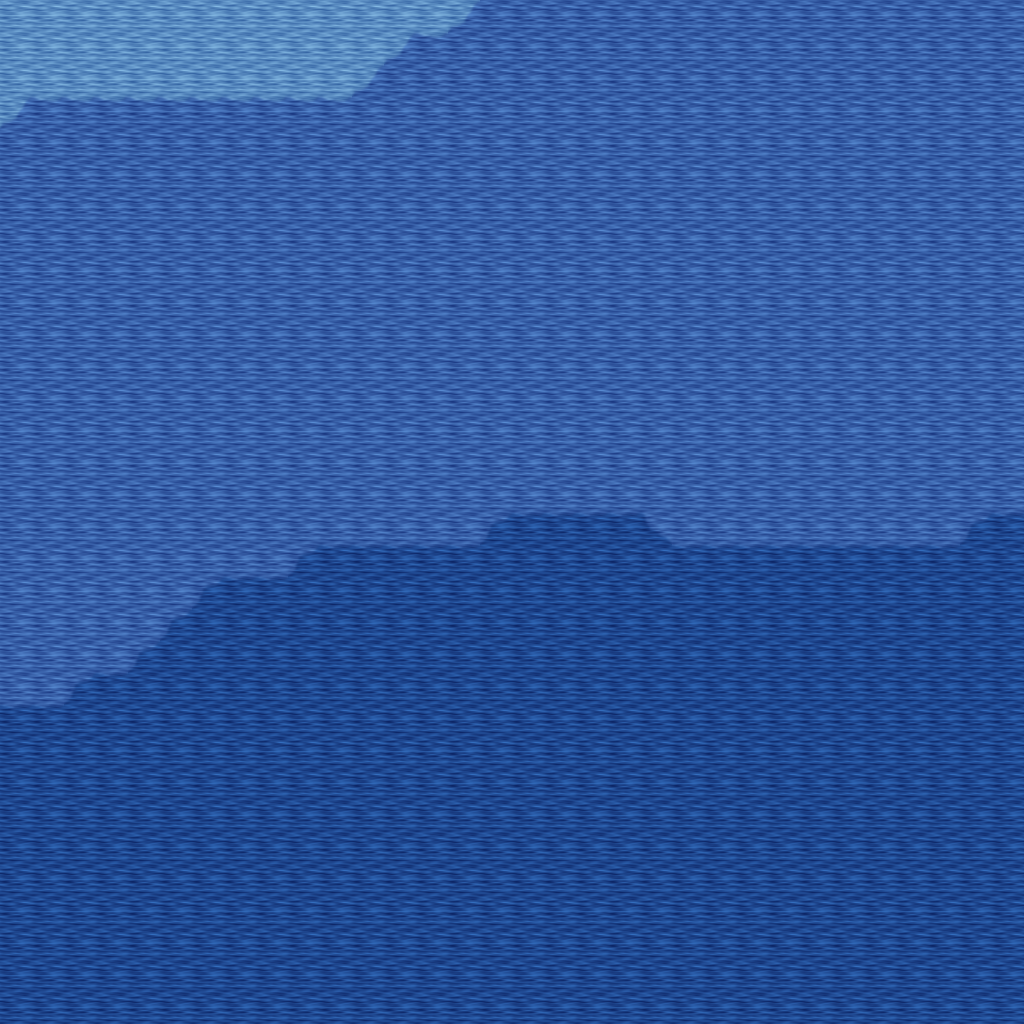

A 2D game scene composited from a Tiled map and its tileset images. What follows is a short description and the map's XML, with each tile layer's data collapsed to a summary:
An orthogonal 32x32 tile map with 32x32 px tiles, 5 tile layers (Ground, Objects, Objects2, Above, ...), 1 hidden layer not drawn, 10 tilesets.

<map version="1.10" tiledversion="1.11.0" orientation="orthogonal" renderorder="right-down" width="32" height="32" tilewidth="32" tileheight="32" infinite="0" nextlayerid="11" nextobjectid="1">
 <tileset firstgid="1" name="ground_ground" tilewidth="32" tileheight="32" tilecount="33" columns="3">
  <image source="../drawable/ground_ground.png" width="96" height="352" />
 </tileset>
 <tileset firstgid="34" name="ground_grass_edges" tilewidth="32" tileheight="32" tilecount="36" columns="12">
  <image source="../drawable/ground_grass_edges.png" width="384" height="96" />
 </tileset>
 <tileset firstgid="70" name="ground_water_pool" tilewidth="32" tileheight="32" tilecount="72" columns="3">
  <image source="../drawable/ground_water_pool.png" width="96" height="768" />
 </tileset>
 <tileset firstgid="142" name="ground_grass_corners" tilewidth="32" tileheight="32" tilecount="24" columns="6">
  <image source="../drawable/ground_grass_corners.png" width="192" height="128" />
 </tileset>
 <tileset firstgid="166" name="plant_grasses" tilewidth="32" tileheight="32" tilecount="6" columns="3">
  <image source="../drawable/plant_grasses.png" width="96" height="64" />
 </tileset>
 <tileset firstgid="172" name="plant_flower_daisy_red" tilewidth="32" tileheight="32" tilecount="8" columns="2">
  <image source="../drawable/plant_flower_daisy_red.png" width="64" height="128" />
 </tileset>
 <tileset firstgid="180" name="plant_flower_daisy_blue" tilewidth="32" tileheight="32" tilecount="8" columns="2">
  <image source="../drawable/plant_flower_daisy_blue.png" width="64" height="128" />
 </tileset>
 <tileset firstgid="188" name="item_corpse_huge_animal" tilewidth="32" tileheight="32" tilecount="16" columns="2">
  <image source="../drawable/item_corpse_huge_animal.png" width="64" height="256" />
 </tileset>
 <tileset firstgid="204" name="logic_collision" tilewidth="32" tileheight="32" tilecount="1" columns="1">
  <image source="../drawable/logic_collision.png" width="32" height="32" />
 </tileset>
 <tileset firstgid="205" name="ground_water_pool_deep" tilewidth="32" tileheight="32" tilecount="72" columns="3">
  <image source="../drawable/ground_water_pool_deep.png" width="96" height="768" />
 </tileset>
 <layer id="1" name="Ground" width="32" height="32">
  <data>[1024 cells, 1024 non-empty, 6 distinct tile ids]</data>
 </layer>
 <layer id="2" name="Objects" width="32" height="32">
  <data>[1024 cells, 15 non-empty, 2 distinct tile ids]</data>
 </layer>
 <layer id="3" name="Objects2" width="32" height="32">
  <data>[1024 cells, 0 non-empty, 0 distinct tile ids]</data>
 </layer>
 <layer id="4" name="Above" width="32" height="32">
  <data>[1024 cells, 0 non-empty, 0 distinct tile ids]</data>
 </layer>
 <layer id="5" name="Above2" width="32" height="32">
  <data>[1024 cells, 0 non-empty, 0 distinct tile ids]</data>
 </layer>
 <layer id="6" name="Walkable" width="32" height="32" visible="0">
  <data>[1024 cells, 987 non-empty, 1 distinct tile ids]</data>
 </layer>
 <objectgroup id="7" name="Mapevents" />
 <objectgroup id="8" name="Spawn" />
 <objectgroup id="9" name="Keys" />
 <objectgroup id="10" name="Replace" />
</map>
